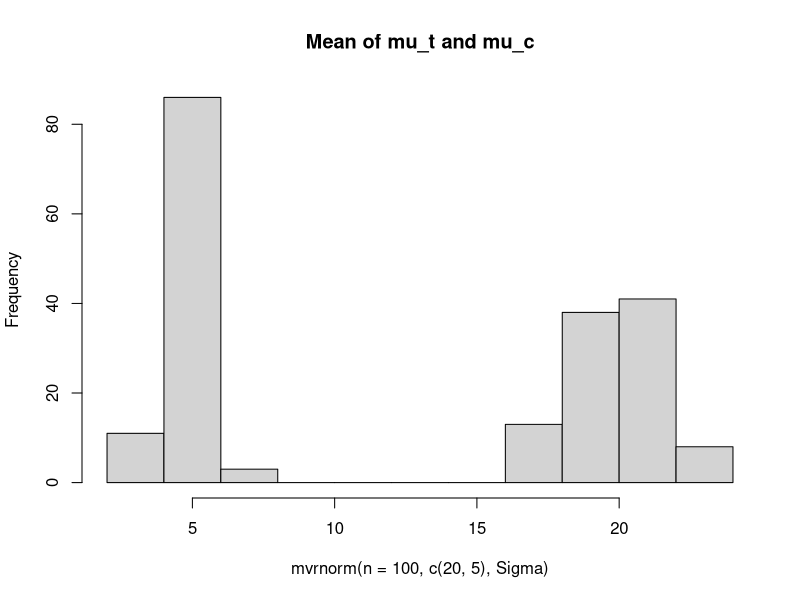
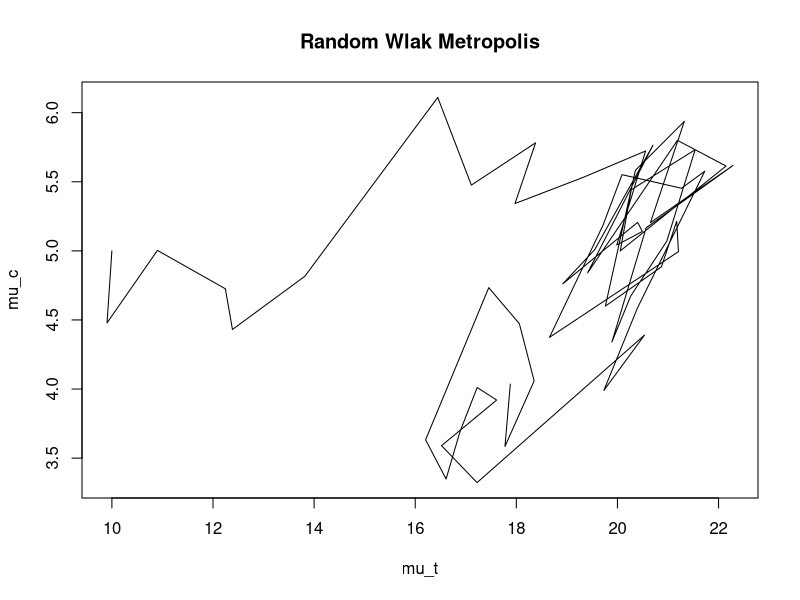
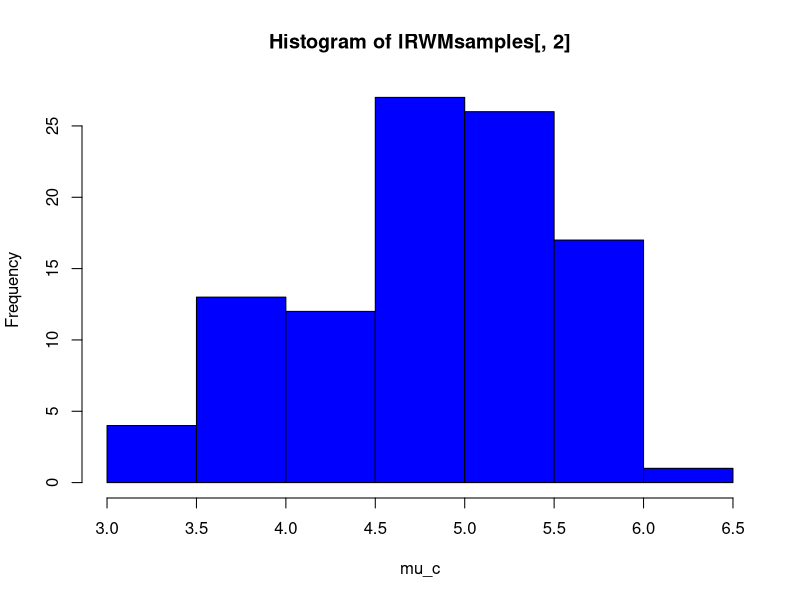
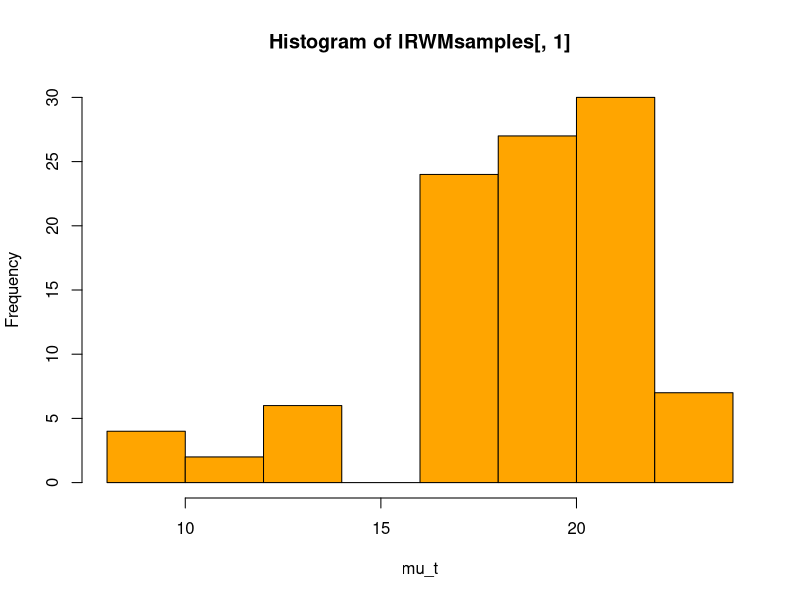
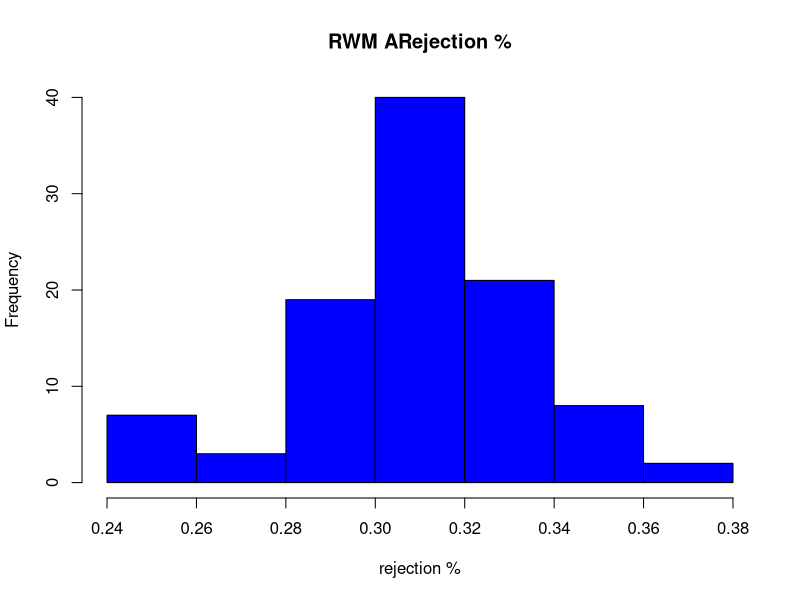
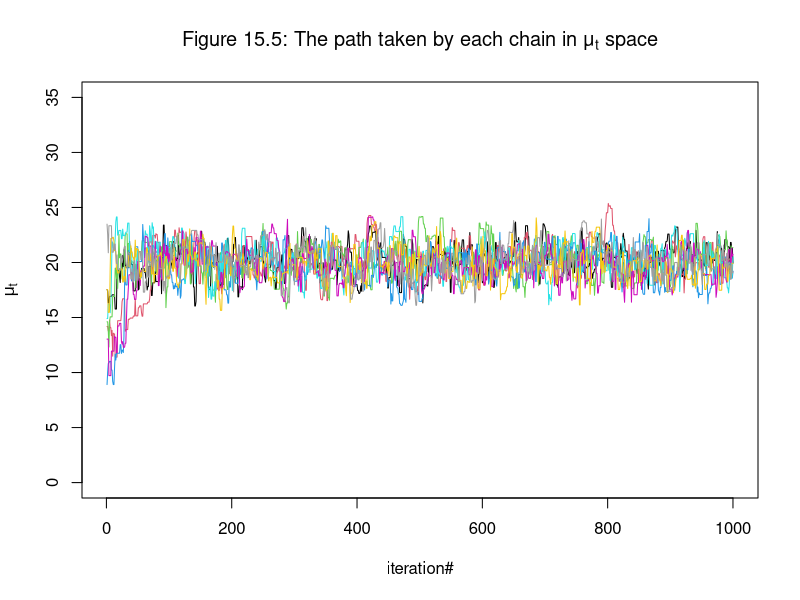
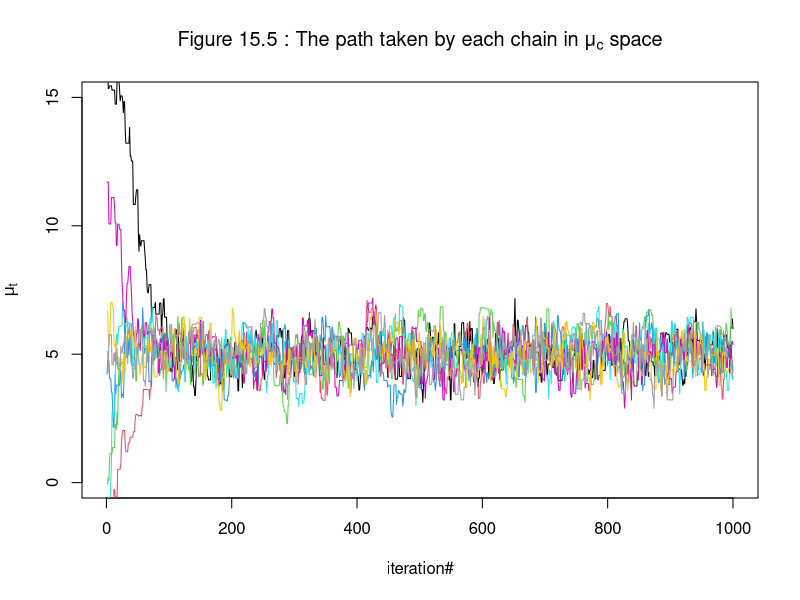

The R script that drew these images, in order:
## ---- chunk 1
library (MASS)
Sigma <- matrix(c(2,0.8,0.8,0.5),2,2)
hist(mvrnorm(n = 100, c(20,5), Sigma), main = "Mean of mu_t and mu_c")
## ---- chunk 2
ldebug <- 0
Sigma <- matrix(c(2, 0.8, 0.8, 0.5), 2, 2)
## ---- chunk 3
fproposal <- function(theta_current){
  if (ldebug == 1) cat("\nfproposal:theta_current = ", theta_current)
  return(mvrnorm(n=1, mu = theta_current,Sigma = Sigma))
}
## ---- chunk 4
library (mvtnorm)
fGetRatio <- function(theta_current, theta_proposed) {
  r <- dmvnorm(theta_proposed, c(20, 5), sigma = Sigma) / dmvnorm(theta_current ,c(20, 5), sigma = Sigma)
  
  if (ldebug == 1) cat("\nfGetRatio:r= ", r)
  
  return(r)

}

## ---- chunk 5
fAcceptReject <- function(theta_current, theta_proposed) {
  r <- fGetRatio(theta_current, theta_proposed)
  
  u <- runif(1,0,1)
  if ( r > u)
   return(theta_proposed)
  else
   return(theta_current)
}

## ---- chunk 6

fSample <- function(theta_current) {
  if (ldebug == 1) cat("\nfSample: theta_current= ", theta_current)
  
  theta_proposed <- fproposal(theta_current)
  if (ldebug == 1) cat("\nfSample:theta_proposed= ", theta_proposed)
  
  theta_accepted <- fAcceptReject(theta_current, theta_proposed)
  if (ldebug == 1) cat("\nfSample:theta_accepted= ", theta_accepted)
  
  return(theta_accepted)
  
}

## ---- chunk 7
RWMetropolis <- function(theta, N) {
  if (ldebug == 1) cat("\nRWMetropolis: theta = ", theta)
  
  nRejected <- 0
  nextSample <- matrix(nrow = 1, ncol = 2)
  
  ltheta <- matrix(nrow = N, ncol = 2)
  ltheta[1,] <- theta
  
  for (t in 2:N){
    nextSample[1,] <- fSample(ltheta[t-1,])
  
    ifelse(nextSample[1,] == ltheta[t-1,], nRejected <- nRejected + 1, 0)
    
    ltheta[t,] <- nextSample[1,]
    
  }
  
  result <- list("nRejected" = nRejected , "samples" = ltheta)
  return(result)
}
## ---- chunk 8
theta_starting <- c(10,5)
ldebug <- 0
result <- RWMetropolis(theta_starting,100)
noOfRejectedSamples <- result$"nRejected"
lRWMsamples <- result$samples

cat("\n No. of Rejected Samples: ", noOfRejectedSamples)
cat("\n % of rejected samples = ", noOfRejectedSamples/(100 + noOfRejectedSamples) )

## ---- chunk 9
plot(lRWMsamples, type = 'l', xlab = "mu_t", ylab = "mu_c", main = "Random Wlak Metropolis")
## ---- chunk 10
hist(lRWMsamples[,2], col ="blue", xlab = "mu_c")
hist(lRWMsamples[,1], col ="orange", xlab = "mu_t")
## ---- chunk 11
acceptancePerc <- vector()
for(i in 1:100) {
  result <- RWMetropolis(theta_starting,100)
  acceptancePerc[i] <- result$"nRejected" / (100 + result$"nRejected")
}

hist(acceptancePerc, xlab = "rejection %", main = "RWM ARejection %", col = "blue")

## ---- chunk 12
fWithin <- function(lSamples){
  return(mean(sapply(lSamples, var)))
}
## Testing it
#lSamples <- lapply(seq(1, 10, 1), function(i) rbinom(100, 100, 0.5))
#fWithin(lSamples)
## ---- chunk 13
fBetween <- function(lSamples){
  lMean <- sapply(lSamples, mean)
  aMean <- mean(lMean)
  m <- length(lSamples)
  t <- length(lSamples[[1]])
  return((t / (m - 1)) * sum((lMean - aMean) ^ 2))
}
  
## ---- chunk 14
fRhat <- function(lSamples){
  W <- fWithin(lSamples)
  B <- fBetween(lSamples)
  t <- length(lSamples[[1]])
  return(sqrt((W + (1 / t) * (B - W)) / W))
}
## ---- chunk 15
theta_starting <- c(20,5)
numSamples <- 5

acceptancePerc <- vector()

lSamples <- list()

for(i in 1:8) {
  result <- RWMetropolis(theta_starting,numSamples)
  lRWMsamples <- result$samples
  lSamples[[i]] <- lRWMsamples
  acceptancePerc[i] <- result$"nRejected" / (numSamples + result$"nRejected")
}

lRhat <- fRhat(lSamples)
## ---- chunk 16
cat("\nRhat : ", lRhat)
cat("\n Rejected % : ", acceptancePerc)
## ---- chunk 17

numSamples <- 1000
acceptancePerc <- vector()
lSamples <- list()

for(i in 1:8) {
  theta_starting <- mvrnorm(n=1, c(20, 5), Sigma = 40 * diag(2))
  result <- RWMetropolis(theta_starting,numSamples)
  lRWMsamples <- result$samples
  lSamples[[i]] <- lRWMsamples
  acceptancePerc[i] <- result$"nRejected" / (numSamples + result$"nRejected")
}

lRhat <- fRhat(lSamples)

## ---- chunk 18
cat("\nRhat : ", lRhat)
cat("\nRejected % : ", acceptancePerc)

## ---- chunk 19
dim(lSamples[[1]])
## ---- chunk 20

mu_t <- matrix(nrow = 8, ncol = numSamples)
mu_c <- matrix(nrow = 8, ncol = numSamples)

for (i in 1:8) {
  mu_t[i,] <- lSamples[[i]][,1]
  mu_c[i,] <- lSamples[[i]][,2]
}


## ---- chunk 21
palette()
## ---- chunk 22

plot(mu_t[1,], type="l", col=1, ylim = c(0, 35), xlab = "iteration#", 
     ylab = expression(paste(mu[t])), 
     main = expression(paste("Figure 15.5: The path taken by each chain in ", μ[t]," space")))

for(i in 2:8){
  lines(mu_t[i,], type="l", col=i)
}

## ---- chunk 23
plot(mu_c[1,], type="l", col=1, ylim = c(0, 15), xlab = "iteration#", 
     ylab = expression(paste(mu[t])), 
     main = expression(paste("Figure 15.5 : The path taken by each chain in ", μ[c]," space")))

for(i in 2:8){
  lines(mu_c[i,], type="l", col=i)
}
